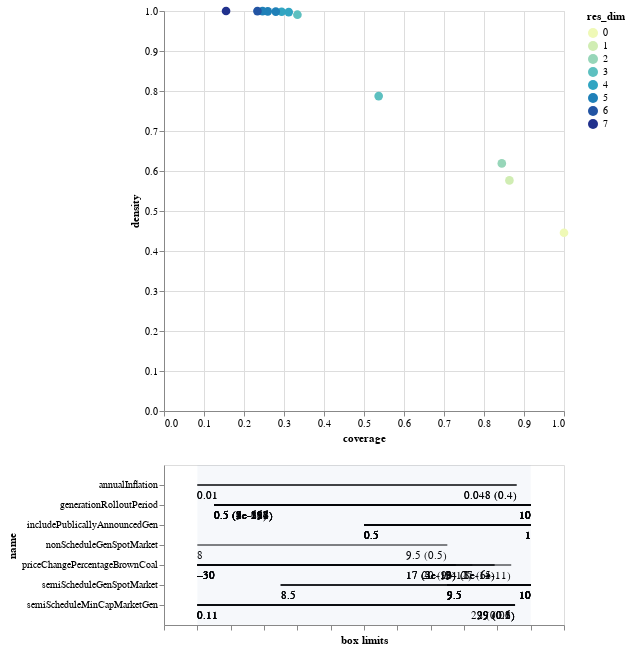

Source (notebook cell):
### Code cell
box1.inspect_tradeoff()

### Figure 1 — Vega-Lite specification as saved in the notebook (floating-point values rounded to 4 significant figures)
{"config": {"view": {"continuousWidth": 400, "continuousHeight": 300}}, "vconcat": [{"data": {"name": "data-36e6f932800cced289c412d91c20949e"}, "mark": {"type": "circle", "size": 75}, "encoding": {"color": {"type": "ordinal", "field": "res_dim", "scale": {"range": ["#eff9b6", "#d0edb3", "#97d6b9", "#5dc0c0", "#31a5c2", "#1f80b8", "#2354a3", "#21318d"]}}, "opacity": {"condition": {"value": 1, "selection": "selector007"}, "value": 0.4}, "tooltip": [{"type": "ordinal", "field": "id"}, {"type": "quantitative", "field": "coverage", "format": ".2"}, {"type": "quantitative", "field": "density", "format": ".2"}, {"type": "ordinal", "field": "res_dim"}], "x": {"type": "quantitative", "field": "coverage"}, "y": {"type": "quantitative", "field": "density"}}, "height": 400, "selection": {"selector007": {"type": "single", "fields": ["id"]}}, "width": 400}, {"layer": [{"data": {"name": "data-3e3539295e056791b8b236ceac7cf259"}, "mark": "rule", "encoding": {"x": {"type": "quantitative", "axis": {"grid": false, "labels": false, "title": "box limits"}, "field": "x_lower", "scale": {"domain": [0, 1], "padding": 0.1}}, "x2": {"field": "x_upper"}, "y": {"type": "nominal", "field": "name", "scale": {"padding": 1.0}}}, "transform": [{"calculate": "(datum.x1-datum.minimum)/(datum.maximum-datum.minimum)", "as": "x_lower"}, {"calculate": "(datum.x2-datum.minimum)/(datum.maximum-datum.minimum)", "as": "x_upper"}, {"filter": {"selection": "selector007"}}], "width": 400}, {"data": {"name": "data-3e3539295e056791b8b236ceac7cf259"}, "mark": {"type": "text", "align": "left", "baseline": "top", "dy": 5}, "encoding": {"text": {"type": "ordinal", "field": "text"}, "x": {"type": "quantitative", "axis": {"grid": false, "labels": false, "title": "box limits"}, "field": "x_lower", "scale": {"domain": [0, 1], "padding": 0.1}}, "x2": {"field": "x_upper"}, "y": {"type": "nominal", "field": "name", "scale": {"padding": 1.0}}}, "transform": [{"calculate": "(datum.x1-datum.minimum)/(datum.maximum-datum.minimum)", "as": "x_lower"}, {"calculate": "(datum.x2-datum.minimum)/(datum.maximum-datum.minimum)", "as": "x_upper"}, {"filter": {"selection": "selector007"}}, {"calculate": "datum.qp_lower>0?format(datum.x1, \".2\")+\" (\"+format(datum.qp_lower, \".1~g\")+\")\" :format(datum.x1, \".2\")", "as": "text"}], "width": 400}, {"data": {"name": "data-3e3539295e056791b8b236ceac7cf259"}, "mark": {"type": "text", "align": "right", "baseline": "top", "dy": 5}, "encoding": {"text": {"type": "ordinal", "field": "text"}, "x": {"type": "quantitative", "field": "x_upper"}, "x2": {"field": "x_upper"}, "y": {"type": "nominal", "field": "name", "scale": {"padding": 1.0}}}, "transform": [{"calculate": "(datum.x1-datum.minimum)/(datum.maximum-datum.minimum)", "as": "x_lower"}, {"calculate": "(datum.x2-datum.minimum)/(datum.maximum-datum.minimum)", "as": "x_upper"}, {"filter": {"selection": "selector007"}}, {"calculate": "datum.qp_upper>0?format(datum.x2, \".2\")+\" (\"+format(datum.qp_upper, \".1\")+\")\" :format(datum.x2, \".2\")", "as": "text"}], "width": 400}, {"data": {"name": "data-bb8d07f6df3d47a6a475317795287b23"}, "mark": {"type": "rect", "opacity": 0.05}, "encoding": {"x": {"type": "quantitative", "field": "start"}, "x2": {"field": "end"}}}, {"data": {"name": "data-d751713988987e9331980363e24189ce"}, "mark": "point", "encoding": {"x": {"type": "quantitative", "field": "x"}, "y": {"type": "nominal", "field": "name"}}, "transform": [{"filter": {"selection": "selector007"}}], "width": 400}, {"data": {"name": "data-d751713988987e9331980363e24189ce"}, "mark": {"type": "text", "align": "center", "baseline": "top", "dy": 5}, "encoding": {"text": {"type": "nominal", "field": "item"}, "x": {"type": "quantitative", "field": "x"}, "y": {"type": "nominal", "field": "name"}}, "transform": [{"filter": {"selection": "selector007"}}], "width": 400}]}], "$schema": "https://vega.github.io/schema/vega-lite/v4.0.2.json", "datasets": {"data-36e6f932800cced289c412d91c20949e": [{"coverage": 1.0, "density": 0.4456, "id": 0, "mass": 1.0, "mean": 0.4456, "res_dim": 0}, {"coverage": 0.8635, "density": 0.5765, "id": 1, "mass": 0.6675, "mean": 0.5765, "res_dim": 1}, {"coverage": 0.8445, "density": 0.619, "id": 2, "mass": 0.6079, "mean": 0.619, "res_dim": 2}, {"coverage": 0.5367, "density": 0.7872, "id": 3, "mass": 0.3038, "mean": 0.7872, "res_dim": 3}, {"coverage": 0.3336, "density": 0.9908, "id": 4, "mass": 0.15, "mean": 0.9908, "res_dim": 3}, {"coverage": 0.3118, "density": 0.9972, "id": 5, "mass": 0.1393, "mean": 0.9972, "res_dim": 4}, {"coverage": 0.2941, "density": 0.9981, "id": 6, "mass": 0.1313, "mean": 0.9981, "res_dim": 4}, {"coverage": 0.2795, "density": 0.9985, "id": 7, "mass": 0.1247, "mean": 0.9985, "res_dim": 5}, {"coverage": 0.2594, "density": 0.9991, "id": 8, "mass": 0.1157, "mean": 0.9991, "res_dim": 5}, {"coverage": 0.2464, "density": 0.9996, "id": 9, "mass": 0.1098, "mean": 0.9996, "res_dim": 5}, {"coverage": 0.2336, "density": 0.9998, "id": 10, "mass": 0.1041, "mean": 0.9998, "res_dim": 6}, {"coverage": 0.1551, "density": 1.0, "id": 11, "mass": 0.06913, "mean": 1.0, "res_dim": 7}], "data-3e3539295e056791b8b236ceac7cf259": [{"x1": 8.5, "x2": 10.0, "name": "semiScheduleGenSpotMarket", "id": 1, "minimum": 8.0, "maximum": 10.0, "qp_lower": 0.0, "qp_upper": -1.0}, {"x1": 0.5, "x2": 10.0, "name": "generationRolloutPeriod", "id": 2, "minimum": 0.0, "maximum": 10.0, "qp_lower": 9.473e-51, "qp_upper": -1.0}, {"x1": 8.5, "x2": 10.0, "name": "semiScheduleGenSpotMarket", "id": 2, "minimum": 8.0, "maximum": 10.0, "qp_lower": 0.0, "qp_upper": -1.0}, {"x1": 0.5, "x2": 10.0, "name": "generationRolloutPeriod", "id": 3, "minimum": 0.0, "maximum": 10.0, "qp_lower": 2.55e-62, "qp_upper": -1.0}, {"x1": 0.5, "x2": 1.0, "name": "includePublicallyAnnouncedGen", "id": 3, "minimum": 0.0, "maximum": 1.0, "qp_lower": 0.0, "qp_upper": -1.0}, {"x1": 8.5, "x2": 10.0, "name": "semiScheduleGenSpotMarket", "id": 3, "minimum": 8.0, "maximum": 10.0, "qp_lower": 0.0, "qp_upper": -1.0}, {"x1": 0.5, "x2": 10.0, "name": "generationRolloutPeriod", "id": 4, "minimum": 0.0, "maximum": 10.0, "qp_lower": 2.815e-197, "qp_upper": -1.0}, {"x1": 0.5, "x2": 1.0, "name": "includePublicallyAnnouncedGen", "id": 4, "minimum": 0.0, "maximum": 1.0, "qp_lower": 0.0, "qp_upper": -1.0}, {"x1": 9.5, "x2": 10.0, "name": "semiScheduleGenSpotMarket", "id": 4, "minimum": 8.0, "maximum": 10.0, "qp_lower": 0.0, "qp_upper": -1.0}, {"x1": 0.5, "x2": 10.0, "name": "generationRolloutPeriod", "id": 5, "minimum": 0.0, "maximum": 10.0, "qp_lower": 7.775e-226, "qp_upper": -1.0}, {"x1": 0.5, "x2": 1.0, "name": "includePublicallyAnnouncedGen", "id": 5, "minimum": 0.0, "maximum": 1.0, "qp_lower": 0.0, "qp_upper": -1.0}, {"x1": -30.0, "x2": 26.5, "name": "priceChangePercentageBrownCoal", "id": 5, "minimum": -30.0, "maximum": 30.0, "qp_lower": -1.0, "qp_upper": 6.097e-11}, {"x1": 9.5, "x2": 10.0, "name": "semiScheduleGenSpotMarket", "id": 5, "minimum": 8.0, "maximum": 10.0, "qp_lower": 0.0, "qp_upper": -1.0}, {"x1": 0.5, "x2": 10.0, "name": "generationRolloutPeriod", "id": 6, "minimum": 0.0, "maximum": 10.0, "qp_lower": 1.542e-224, "qp_upper": -1.0}, {"x1": 0.5, "x2": 1.0, "name": "includePublicallyAnnouncedGen", "id": 6, "minimum": 0.0, "maximum": 1.0, "qp_lower": 0.0, "qp_upper": -1.0}, {"x1": -30.0, "x2": 23.5, "name": "priceChangePercentageBrownCoal", "id": 6, "minimum": -30.0, "maximum": 30.0, "qp_lower": -1.0, "qp_upper": 1.209e-14}, {"x1": 9.5, "x2": 10.0, "name": "semiScheduleGenSpotMarket", "id": 6, "minimum": 8.0, "maximum": 10.0, "qp_lower": 0.0, "qp_upper": -1.0}, {"x1": 0.5, "x2": 10.0, "name": "generationRolloutPeriod", "id": 7, "minimum": 0.0, "maximum": 10.0, "qp_lower": 4.002e-218, "qp_upper": -1.0}, {"x1": 0.5, "x2": 1.0, "name": "includePublicallyAnnouncedGen", "id": 7, "minimum": 0.0, "maximum": 1.0, "qp_lower": 0.0, "qp_upper": -1.0}, {"x1": -30.0, "x2": 23.5, "name": "priceChangePercentageBrownCoal", "id": 7, "minimum": -30.0, "maximum": 30.0, "qp_lower": -1.0, "qp_upper": 8.1e-15}, {"x1": 9.5, "x2": 10.0, "name": "semiScheduleGenSpotMarket", "id": 7, "minimum": 8.0, "maximum": 10.0, "qp_lower": 0.0, "qp_upper": -1.0}, {"x1": 0.1146, "x2": 28.6, "name": "semiScheduleMinCapMarketGen", "id": 7, "minimum": 0.1146, "maximum": 30.0, "qp_lower": -1.0, "qp_upper": 0.2987}, {"x1": 0.5, "x2": 10.0, "name": "generationRolloutPeriod", "id": 8, "minimum": 0.0, "maximum": 10.0, "qp_lower": 1.315e-197, "qp_upper": -1.0}, {"x1": 0.5, "x2": 1.0, "name": "includePublicallyAnnouncedGen", "id": 8, "minimum": 0.0, "maximum": 1.0, "qp_lower": 0.0, "qp_upper": -1.0}, {"x1": -30.0, "x2": 19.5, "name": "priceChangePercentageBrownCoal", "id": 8, "minimum": -30.0, "maximum": 30.0, "qp_lower": -1.0, "qp_upper": 8.987e-17}, {"x1": 9.5, "x2": 10.0, "name": "semiScheduleGenSpotMarket", "id": 8, "minimum": 8.0, "maximum": 10.0, "qp_lower": 0.0, "qp_upper": -1.0}, {"x1": 0.1146, "x2": 28.6, "name": "semiScheduleMinCapMarketGen", "id": 8, "minimum": 0.1146, "maximum": 30.0, "qp_lower": -1.0, "qp_upper": 0.2305}, {"x1": 0.5, "x2": 10.0, "name": "generationRolloutPeriod", "id": 9, "minimum": 0.0, "maximum": 10.0, "qp_lower": 1.511e-191, "qp_upper": -1.0}, {"x1": 0.5, "x2": 1.0, "name": "includePublicallyAnnouncedGen", "id": 9, "minimum": 0.0, "maximum": 1.0, "qp_lower": 0.0, "qp_upper": -1.0}, {"x1": -30.0, "x2": 16.5, "name": "priceChangePercentageBrownCoal", "id": 9, "minimum": -30.0, "maximum": 30.0, "qp_lower": -1.0, "qp_upper": 4.483e-19}, {"x1": 9.5, "x2": 10.0, "name": "semiScheduleGenSpotMarket", "id": 9, "minimum": 8.0, "maximum": 10.0, "qp_lower": 0.0, "qp_upper": -1.0}, {"x1": 0.1146, "x2": 28.6, "name": "semiScheduleMinCapMarketGen", "id": 9, "minimum": 0.1146, "maximum": 30.0, "qp_lower": -1.0, "qp_upper": 0.1484}, {"x1": 0.01002, "x2": 0.0483, "name": "annualInflation", "id": 10, "minimum": 0.01002, "maximum": 0.04998, "qp_lower": -1.0, "qp_upper": 0.435}, {"x1": 0.5, "x2": 10.0, "name": "generationRolloutPeriod", "id": 10, "minimum": 0.0, "maximum": 10.0, "qp_lower": 6.715e-184, "qp_upper": -1.0}, {"x1": 0.5, "x2": 1.0, "name": "includePublicallyAnnouncedGen", "id": 10, "minimum": 0.0, "maximum": 1.0, "qp_lower": 0.0, "qp_upper": -1.0}, {"x1": -30.0, "x2": 16.5, "name": "priceChangePercentageBrownCoal", "id": 10, "minimum": -30.0, "maximum": 30.0, "qp_lower": -1.0, "qp_upper": 2.942e-19}, {"x1": 9.5, "x2": 10.0, "name": "semiScheduleGenSpotMarket", "id": 10, "minimum": 8.0, "maximum": 10.0, "qp_lower": 0.0, "qp_upper": -1.0}, {"x1": 0.1146, "x2": 28.6, "name": "semiScheduleMinCapMarketGen", "id": 10, "minimum": 0.1146, "maximum": 30.0, "qp_lower": -1.0, "qp_upper": 0.109}, {"x1": 0.01002, "x2": 0.0483, "name": "annualInflation", "id": 11, "minimum": 0.01002, "maximum": 0.04998, "qp_lower": -1.0, "qp_upper": 0.3895}, {"x1": 0.5, "x2": 10.0, "name": "generationRolloutPeriod", "id": 11, "minimum": 0.0, "maximum": 10.0, "qp_lower": 5.077e-162, "qp_upper": -1.0}, {"x1": 0.5, "x2": 1.0, "name": "includePublicallyAnnouncedGen", "id": 11, "minimum": 0.0, "maximum": 1.0, "qp_lower": 0.0, "qp_upper": -1.0}, {"x1": 8.0, "x2": 9.5, "name": "nonScheduleGenSpotMarket", "id": 11, "minimum": 8.0, "maximum": 10.0, "qp_lower": -1.0, "qp_upper": 0.5147}, {"x1": -30.0, "x2": 16.5, "name": "priceChangePercentageBrownCoal", "id": 11, "minimum": -30.0, "maximum": 30.0, "qp_lower": -1.0, "qp_upper": 1.565e-10}, {"x1": 9.5, "x2": 10.0, "name": "semiScheduleGenSpotMarket", "id": 11, "minimum": 8.0, "maximum": 10.0, "qp_lower": 0.0, "qp_upper": -1.0}, {"x1": 0.1146, "x2": 28.6, "name": "semiScheduleMinCapMarketGen", "id": 11, "minimum": 0.1146, "maximum": 30.0, "qp_lower": -1.0, "qp_upper": 0.05903}], "data-bb8d07f6df3d47a6a475317795287b23": [{"end": 1, "start": 0}], "data-d751713988987e9331980363e24189ce": []}}
